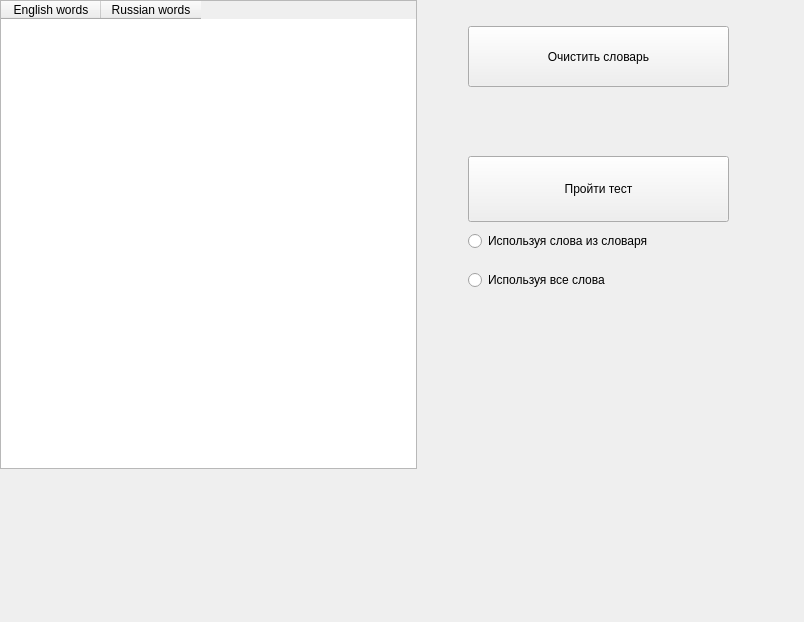
<?xml version="1.0" encoding="UTF-8"?>
<ui version="4.0">
 <class>Form</class>
 <widget class="QWidget" name="Form">
  <property name="geometry">
   <rect>
    <x>0</x>
    <y>0</y>
    <width>804</width>
    <height>622</height>
   </rect>
  </property>
  <property name="windowTitle">
   <string>Form</string>
  </property>
  <widget class="QTableWidget" name="tableWidget">
   <property name="geometry">
    <rect>
     <x>0</x>
     <y>0</y>
     <width>417</width>
     <height>469</height>
    </rect>
   </property>
   <property name="sizeAdjustPolicy">
    <enum>QAbstractScrollArea::AdjustToContents</enum>
   </property>
   <column>
    <property name="text">
     <string>English words</string>
    </property>
   </column>
   <column>
    <property name="text">
     <string>Russian words</string>
    </property>
   </column>
  </widget>
  <widget class="QPushButton" name="pushButton_dict">
   <property name="geometry">
    <rect>
     <x>468</x>
     <y>26</y>
     <width>261</width>
     <height>61</height>
    </rect>
   </property>
   <property name="text">
    <string>Очистить словарь</string>
   </property>
  </widget>
  <widget class="QPushButton" name="pushButton">
   <property name="geometry">
    <rect>
     <x>468</x>
     <y>156</y>
     <width>261</width>
     <height>66</height>
    </rect>
   </property>
   <property name="text">
    <string>Пройти тест</string>
   </property>
  </widget>
  <widget class="QRadioButton" name="radioButton">
   <property name="geometry">
    <rect>
     <x>468</x>
     <y>221</y>
     <width>222</width>
     <height>40</height>
    </rect>
   </property>
   <property name="text">
    <string>Используя слова из словаря</string>
   </property>
  </widget>
  <widget class="QRadioButton" name="radioButton_2">
   <property name="geometry">
    <rect>
     <x>468</x>
     <y>260</y>
     <width>209</width>
     <height>40</height>
    </rect>
   </property>
   <property name="text">
    <string>Используя все слова</string>
   </property>
  </widget>
 </widget>
 <resources/>
 <connections/>
</ui>
